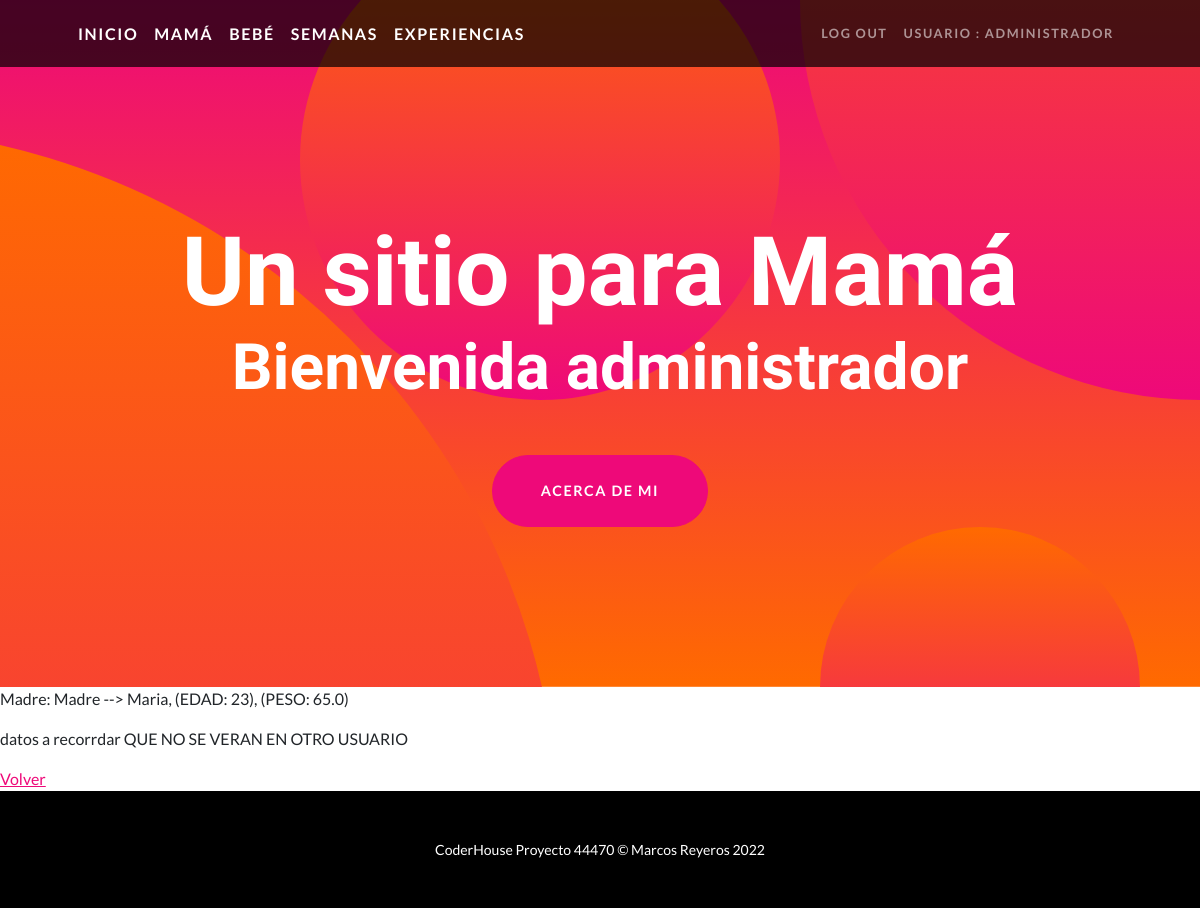
The page /madre/detalle/11/ (signed in) on the database its author committed.
### appSitio/models.py (models this page shows)
class Madre(models.Model):
    user = models.ForeignKey(User, on_delete = models.CASCADE)
    nombre = models.CharField(max_length = 50)
    edad = models.IntegerField()
    peso = models.FloatField()
    datos = models.TextField(max_length=2000, null=True)
    def __str__(self):
        return f"Madre --> {self.nombre}, (EDAD: {self.edad}), (PESO: {self.peso})"

### appSitio/views.py (the view)
# urls.py: path("madre/detalle/<pk>/", MadreDetalle.as_view(), name='detalle-madre'),
class MadreDetalle(DetailView):
    model = Madre
    template_name = "appSitio/madre_detalle.html"

### appSitio/templates/appSitio/madre_detalle.html
{% extends 'appSitio/base.html' %}
{% block contenido %}
    <p> Madre: {{madre}} </p>
    <p> {{madre.datos}} </p>
    <a href="{% url 'ap-madre' %}"> Volver</a>
{% endblock %}

### appSitio/templates/appSitio/base.html (shortened to what this page needs)
<!DOCTYPE html>
<html lang="en">
    <head>
        {% load static %}
        <link href="{% static 'appSitio/css/styles.css' %}" rel="stylesheet" />
    </head>
    <body id="page-top">
        <nav class="navbar navbar-expand-lg navbar-dark navbar-custom fixed-top">
            <div class="container px-5">
                <a class="navbar-brand" href="{% url 'ap-inicio'%}">INICIO</a>
                <a class="navbar-brand" href="{% url 'ap-madre'%}"> MAMÁ</a>
                <a class="navbar-brand" href="{% url 'ap-bebe'%}"> BEBÉ</a>
                <a class="navbar-brand" href="{% url 'ap-semana'%}"> SEMANAS</a>
                <a class="navbar-brand" href="{% url 'ap-experiecias' %}"> EXPERIENCIAS</a>
                <div class="collapse navbar-collapse" id="navbarResponsive">
                    <ul class="navbar-nav ms-auto">
                        {% if request.user.is_authenticated %}
                            <li class="nav-item"><a class="nav-link" href="{% url 'ap-logout'%}">Log Out</a></li>
                            <li class="nav-item"><a class="nav-link" href="{% url 'ap-editarPerfil'%}">USUARIO : {{request.user.username}}</a></li>
                        {% else %}
                            <li class="nav-item"><a class="nav-link" href="{% url 'ap-login'%}">Log In</a></li>
                            <li class="nav-item"><a class="nav-link" href="{% url 'ap-registro'%}">Sign Up</a></li>
                        {% endif %}
                    </ul>
                </div>
            </div>
        </nav>
        <header class="masthead text-center text-white">
            <div class="masthead-content">
                <div class="container px-5">
                    <h1 class="masthead-heading mb-0">Un sitio para Mamá</h1>
                    {% if request.user.is_authenticated %}
                        <h2 class="masthead-subheading mb-0">Bienvenida {{request.user.username}} </h2>
                    {% else %}
                        <h2 class="masthead-subheading mb-0">Bienvenida</h2>
                    {% endif %}
                    <a class="btn btn-primary btn-xl rounded-pill mt-5" href="{% url 'ap-about' %}">ACERCA DE MI</a>
                </div>
            </div>
            <div class="bg-circle-1 bg-circle"></div>
            <div class="bg-circle-2 bg-circle"></div>
            <div class="bg-circle-3 bg-circle"></div>
            <div class="bg-circle-4 bg-circle"></div>
        </header>
        {% block contenido %}
        {% endblock %}
        <footer class="py-5 bg-black">
            <div class="container px-5"><p class="m-0 text-center text-white small">CoderHouse Proyecto 44470 &copy; Marcos Reyeros 2022</p></div>
        </footer>
    </body>
</html>

### rows shown on the page
Madre: nombre+edad+peso "Madre --> Maria, (EDAD: 23), (PESO: 65.0)", datos "datos a recorrdar QUE NO SE VERAN EN OTRO USUARIO"

### other values the page prints
{{ request.user.username }} "ADMINISTRADOR"
{{ request.user.username }} "administrador"
